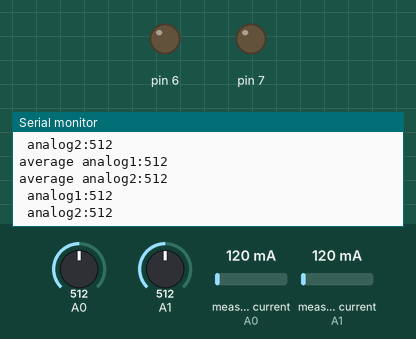
Bench run of a sketch on a simulated Arduino Uno, built with avr-gcc and run on an emulated ATmega328P. Parts: output pins drawn as LEDs (lit = HIGH), the last lines printed to the serial monitor. Inputs (shaded band) come from the test bench; at power-on: A0 = 512, A1 = 512, measured current (sensors on A0, A1) 120 mA.

Above: at 5.2 s.
5.3 s: A0 set to 107
At 6.1 s:
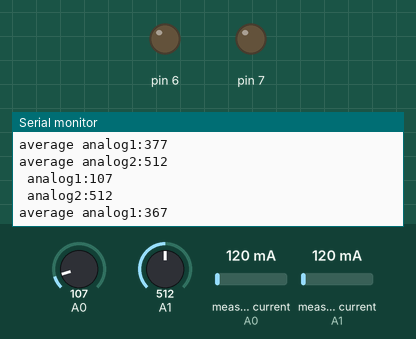
6.8 s: A0 set to 94
At 7.9 s:
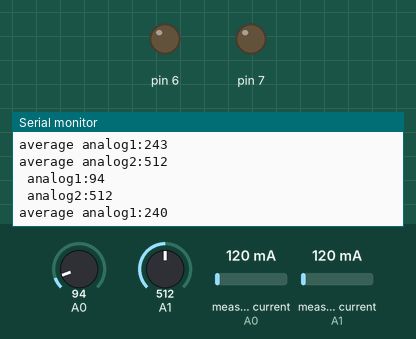
9.8 s: A1 set to 107
At 10.5 s:
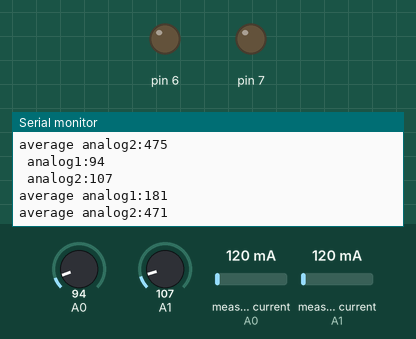
12.8 s: A1 set to 88
At 13.4 s:
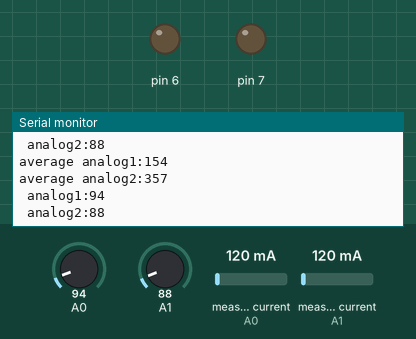
Timing chart, 0 to 15.3 s (numbered marks = the images above; inputs shaded):
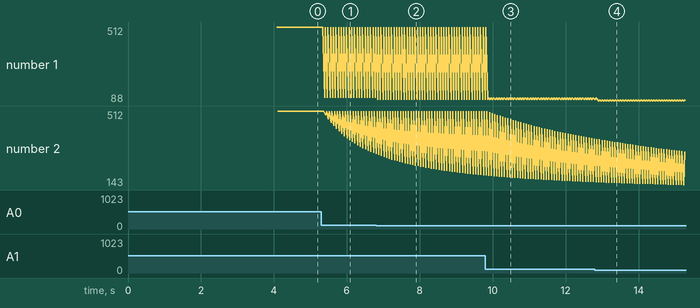

Measured:
- the behaviour switches between 100 and 99 on A1 (found by bisection; images 3 and 4)
- after the input at 5.3 s, the serial monitor: prints a new line after 0.09 s (image 1)
- after the input at 6.8 s, the serial monitor: prints a new line after 0.05 s (image 2)
- after the input at 9.8 s, the serial monitor: prints a new line after 0.08 s (image 3)
- plotted number 1: 512 → 94 after the input at 6.8 s, 94 → 107 after the input at 9.8 s
- plotted number 2: 512 → 374 after the input at 9.8 s

The sketch:

ACS_Callibrator.ino
```cpp
#include "ACS712.h"

/*
  This example shows how to measure the power consumption
  of devices in 230V electrical system
  or any other system with alternative current
*/

// We have 30 amps version sensor connected to A1 pin of arduino
// Replace with your version if necessary
ACS712 sensor1(ACS712_05B, A0);
ACS712 sensor2(ACS712_05B, A1);
float ACS_Callibrator[2];
void setup() {
  pinMode(6,OUTPUT);
  pinMode(7,OUTPUT);
  digitalWrite(6,LOW);
  digitalWrite(7,LOW);
  Serial.begin(9600);

  // This method calibrates zero point of sensor,
  // It is not necessary, but may positively affect the accuracy
  // Ensure that no current flows through the sensor at this moment
  delay(3000);
  sensor1.setZeroPoint(sensor1.calibrate());
  sensor2.setZeroPoint(sensor2.calibrate());
  delay(1000);
  ACS_Callibrator[0]=sensor1.getCurrentAC(60);
  ACS_Callibrator[1]=sensor2.getCurrentAC(60);
}

void loop() {
  static unsigned long timer=millis(),analog0=0,analog1=0;
  static double mA1=0.0,mA2=0.0;
  static uint16_t samples=0;
  mA1+=sensor1.getCurrentAC(60)-ACS_Callibrator[0];
  mA2+=sensor2.getCurrentAC(60)-ACS_Callibrator[1];
  analog0+=analogRead(A0);
  analog1+=analogRead(A1);
  samples++;
    //Serial.println(String("analog1:") + analogRead(A0));
   // Serial.println(String("analog2:") + analogRead(A0));
  /*// To calculate the power we need voltage multiplied by current
  double A=sensor1.getCurrentAC(60)-ACS_Callibrator[0];
  Serial.println(String("A1 = ") + A + " mAmps");
  double P = 220.0 * A/1000.0;
  Serial.println(String("P1 = ") + P + " Watts");
  A=sensor2.getCurrentAC(60)-ACS_Callibrator[1];
  Serial.println(String("A2 = ") + A + " mAmps");
  P = 220.0 * A/1000.0;
  Serial.println(String("P2 = ") + P + " Watts"); */

    Serial.println(String(" analog1:") + analogRead(A0));
    Serial.println(String(" analog2:") + analogRead(A1));
    Serial.println(String("average analog1:") + analog0/samples);
    Serial.println(String("average analog2:") + analog1/samples);
  if (millis()-timer>60e3)
  {
    Serial.println(String("average analog1:") + analog0/samples);
    Serial.println(String("average analog2:") + analog1/samples);
    double value=mA1/samples;
    Serial.println(String("average noise1:") + value);
    value=mA2/samples;
    Serial.println(String("average noise2:") + value);
    Serial.print(digitalRead(6));
    Serial.println(digitalRead(7));
    digitalWrite(6,digitalRead(6)?LOW:HIGH);
    digitalWrite(7,digitalRead(7)?LOW:HIGH);
    delay(3000);
    timer=millis();
    mA1=0.0; mA2=0.0;analog0=0;analog1=0;samples=0;;
  }
}
```
